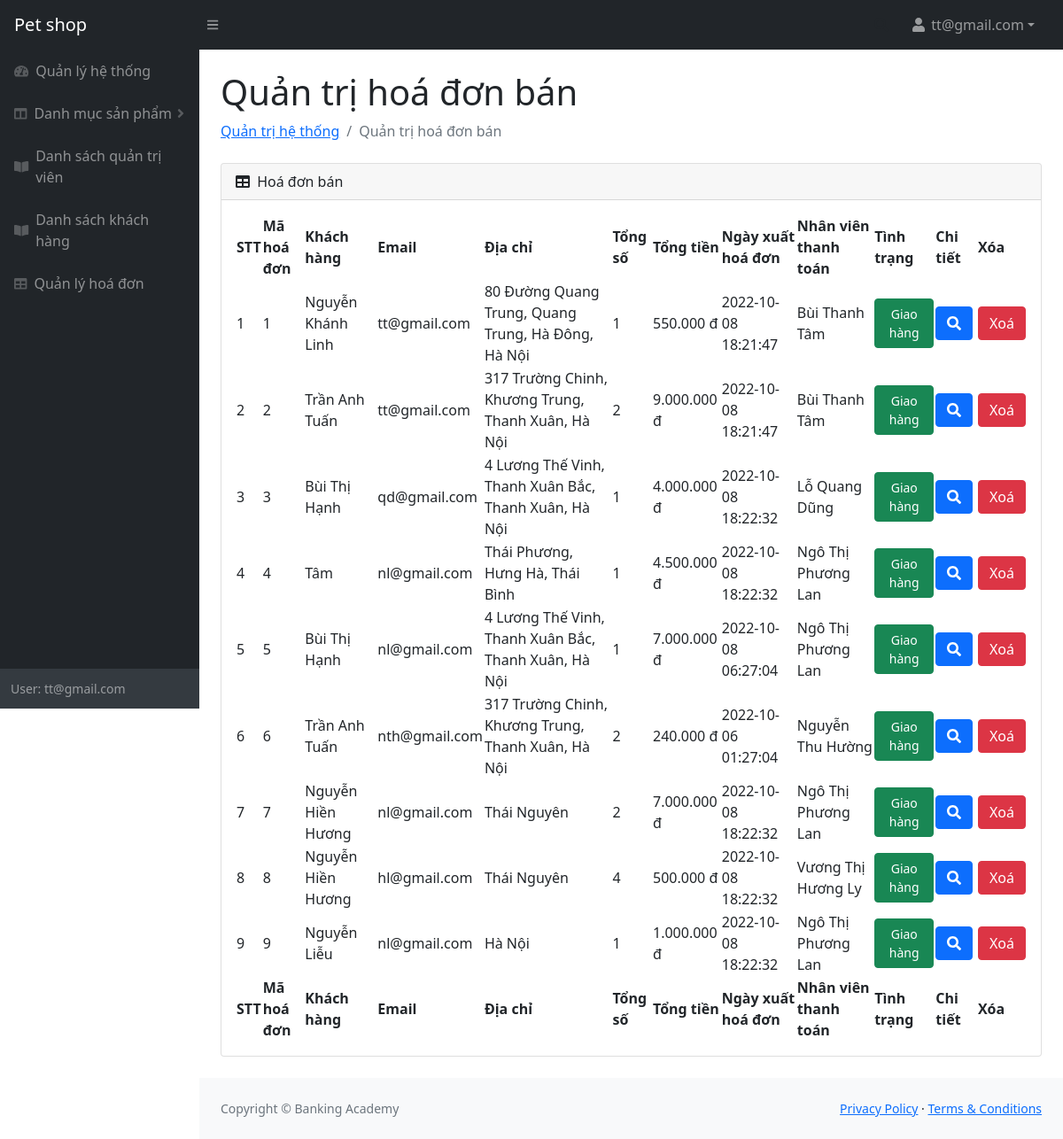
Page /admin/hoadon.php (signed in) on the committed database.
### tables this page shows
CREATE TABLE `tbl_hoadon` (
  `hoadon_id` int(11) NOT NULL,
  `khachhang_id` int(11) NOT NULL,
  `admin_id` int(11) NOT NULL,
  `ngay_xuat` timestamp NOT NULL DEFAULT current_timestamp() ON UPDATE current_timestamp(),
  `tinh_trang` int(1) NOT NULL
);

CREATE TABLE `tbl_khachhang` (
  `khachhang_id` int(11) NOT NULL,
  `mat_khau` varchar(100) NOT NULL,
  `ten_khachhang` varchar(50) NOT NULL,
  `dia_chi` varchar(70) NOT NULL,
  `email` varchar(50) NOT NULL
);

### admin/hoadon.php (the view, shortened to what this page needs)
<!DOCTYPE html>
<html lang="en">
    <head>
        <link href="https://cdn.jsdelivr.net/npm/simple-datatables@latest/dist/style.css" rel="stylesheet" />
        <link href="css/styles.css" rel="stylesheet" />
    </head>
    <body class="sb-nav-fixed">
        <?php
        include("slide.php");
        ?>
            <div id="layoutSidenav_content">
                <main>
                    <div class="container-fluid px-4">
                        <h1 class="mt-4">Quản trị hoá đơn bán</h1>
                        <ol class="breadcrumb mb-4">
                            <li class="breadcrumb-item"><a href="index.php">Quản trị hệ thống</a></li>
                            <li class="breadcrumb-item active">Quản trị hoá đơn bán</li>
                        </ol>
                        <div class="card mb-4">
                            <div class="card-header">
                                <i class="fas fa-table me-1"></i>
                                Hoá đơn bán
                            </div>
                            <div class="card-body">
                                <table id="datatablesSimple">
                                    <thead>
                                        <tr>
                                            <th>STT</th>
                                            <th>Mã hoá đơn</th>
                                            <th>Khách hàng</th>
                                            <th>Email</th>
                                            <th>Địa chỉ</th>
                                            <th>Tổng số</th>
                                            <th>Tổng tiền</th>
                                            <th>Ngày xuất hoá đơn</th>
                                            <th>Nhân viên thanh toán</th>
                                            <th>Tình trạng</th>
                                            <th>Chi tiết</th>
                                            <th>Xóa</th>
                                        </tr>
                                    </thead>
                                    <tfoot>
                                        <tr>
                                            <th>STT</th>
                                            <th>Mã hoá đơn</th>
                                            <th>Khách hàng</th>
                                            <th>Email</th>
                                            <th>Địa chỉ</th>
                                            <th>Tổng số</th>
                                            <th>Tổng tiền</th>
                                            <th>Ngày xuất hoá đơn</th>
                                            <th>Nhân viên thanh toán</th>
                                            <th>Tình trạng</th>
                                            <th>Chi tiết</th>
                                            <th>Xóa</th>
                                        </tr>
                                    </tfoot>
                                    <tbody>
                                    <?php
                                        include("../config.php");
                                        $sql = "
                                                  SELECT * FROM (tbl_hoadon Left JOIN tbl_khachhang on tbl_hoadon.khachhang_id=tbl_khachhang.khachhang_id) Left JOIN tbl_admin ON tbl_hoadon.admin_id=tbl_admin.admin_id
                                        ";
                                        $ket_qua = mysqli_query($ket_noi, $sql);
                                        $i=0;
                                        while ($row = mysqli_fetch_array($ket_qua)) {
                                            $i++;
                                    ;?>
                                        <tr>
                                            <td><?php echo $i;?></td>
                                            <td><?php echo $row["hoadon_id"];?></td>
                                            <td><?php echo $row["ten_khachhang"];?></td>
                                            <td><?php echo $row["email"];?></td>
                                            <td><?php echo $row["dia_chi"];?></td>
                                            <?php
                                                $sql1 = "
                                                  SELECT SUM(tbl_sanpham.gia*tbl_giohang.so_luong), SUM(tbl_giohang.so_luong) FROM tbl_sanpham  INNER JOIN tbl_giohang ON tbl_sanpham.sanpham_id=tbl_giohang.sanpham_id WHERE tbl_giohang.hoadon_id='".$row["hoadon_id"]."'";
                                                $kq = mysqli_query($ket_noi, $sql1);
                                                $r = mysqli_fetch_array($kq);
                                            ;?>
                                             <td><?php echo $r["SUM(tbl_giohang.so_luong)"] ;?></td>
                                            <td><?php echo number_format($r["SUM(tbl_sanpham.gia*tbl_giohang.so_luong)"], 0, '', '.') ;?> đ</td>
                                            <td><?php echo $row["ngay_xuat"];?></td>
                                            <td><?php echo $row["ten_admin"];?></td>
                                            <td>
                                            <?php
                                                if($row['tinh_trang']==1||$row['tinh_trang']==2){
                                                ?>
                                                <a class="btn btn-default" style="font-size: 14px;" href="#">Đã giao hàng</a>
                                                <?php
                                                }else if($row['tinh_trang']==0){
                                                ?>
                                                <a class="btn btn-success" style="font-size: 14px;" href="xacnhan.php?idhd=<?php echo $row['hoadon_id'];?>&idadmin=<?php echo $_SESSION['admin_id'];?>">Giao hàng</a>
                                                <?php
                                                    }
                                                ?></td>
                                            <td><a class="btn btn-primary" href="chitiethoadon.php?id=<?php echo $row["hoadon_id"]; ?>"><i class="fas fa-search"></i></a></td>
                                            <td>
                                            <a  class="btn btn-danger" href="hoadonxoa.php?id=<?php echo $row["hoadon_id"]; ?>" onclick="return confirm('Thao tác này sẽ xoá toàn bộ thông tin về hoá đơn cũng như lịch sử mua hàng của khách hàng, bạn có muốn xoá?')">Xoá</a>
                                            </td>
                                        </tr>
                                    <?php
                                        }
                                    ;?>
                                    </tbody>
                                </table>
                            </div>
                        </div>
                    </div>
                </main>
                <footer class="py-4 bg-light mt-auto">
                    <div class="container-fluid px-4">
                        <div class="d-flex align-items-center justify-content-between small">
                            <div class="text-muted">Copyright &copy; Banking Academy</div>
                            <div>
                                <a href="#">Privacy Policy</a>
                                &middot;
                                <a href="#">Terms &amp; Conditions</a>
                            </div>
                        </div>
                    </div>
                </footer>
            </div>
        </div>
    </body>
</html>

### rows in the picture
tbl_hoadon: hoadon_id "1", khachhang.ten_khachhang "Nguyễn Khánh Linh", admin.email "tt@gmail.com", khachhang.dia_chi "80 Đường Quang Trung, Quang Trung, Hà Đông, Hà Nội", SUM "1", SUM "550.000", ngay_xuat "2022-10-08 18:21:47", admin.ten_admin "Bùi Thanh Tâm"
tbl_hoadon: hoadon_id "2", khachhang.ten_khachhang "Trần Anh Tuấn", admin.email "tt@gmail.com", khachhang.dia_chi "317 Trường Chinh, Khương Trung, Thanh Xuân, Hà Nội", SUM "2", SUM "9.000.000", ngay_xuat "2022-10-08 18:21:47", admin.ten_admin "Bùi Thanh Tâm"
tbl_hoadon: hoadon_id "3", khachhang.ten_khachhang "Bùi Thị Hạnh", admin.email "qd@gmail.com", khachhang.dia_chi "4 Lương Thế Vinh, Thanh Xuân Bắc, Thanh Xuân, Hà Nội", SUM "1", SUM "4.000.000", ngay_xuat "2022-10-08 18:22:32", admin.ten_admin "Lỗ Quang Dũng"
tbl_hoadon: hoadon_id "4", khachhang.ten_khachhang "Tâm", admin.email "nl@gmail.com", khachhang.dia_chi "Thái Phương, Hưng Hà, Thái Bình", SUM "1", SUM "4.500.000", ngay_xuat "2022-10-08 18:22:32", admin.ten_admin "Ngô Thị Phương Lan"
tbl_hoadon: hoadon_id "5", khachhang.ten_khachhang "Bùi Thị Hạnh", admin.email "nl@gmail.com", khachhang.dia_chi "4 Lương Thế Vinh, Thanh Xuân Bắc, Thanh Xuân, Hà Nội", SUM "1", SUM "7.000.000", ngay_xuat "2022-10-08 06:27:04", admin.ten_admin "Ngô Thị Phương Lan"
tbl_hoadon: hoadon_id "6", khachhang.ten_khachhang "Trần Anh Tuấn", admin.email "nth@gmail.com", khachhang.dia_chi "317 Trường Chinh, Khương Trung, Thanh Xuân, Hà Nội", SUM "2", SUM "240.000", ngay_xuat "2022-10-06 01:27:04", admin.ten_admin "Nguyễn Thu Hường"
tbl_hoadon: hoadon_id "7", khachhang.ten_khachhang "Nguyễn Hiền Hương", admin.email "nl@gmail.com", khachhang.dia_chi "Thái Nguyên", SUM "2", SUM "7.000.000", ngay_xuat "2022-10-08 18:22:32", admin.ten_admin "Ngô Thị Phương Lan"
tbl_hoadon: hoadon_id "8", khachhang.ten_khachhang "Nguyễn Hiền Hương", admin.email "hl@gmail.com", khachhang.dia_chi "Thái Nguyên", SUM "4", SUM "500.000", ngay_xuat "2022-10-08 18:22:32", admin.ten_admin "Vương Thị Hương Ly"
tbl_hoadon: hoadon_id "9", khachhang.ten_khachhang "Nguyễn Liễu", admin.email "nl@gmail.com", khachhang.dia_chi "Hà Nội", SUM "1", SUM "1.000.000", ngay_xuat "2022-10-08 18:22:32", admin.ten_admin "Ngô Thị Phương Lan"

### other values in the picture
$_SESSION['ten_admin'] "tt@gmail.com"
